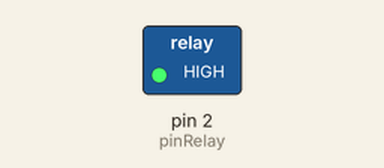
Bench run of a sketch on a simulated Arduino Uno, built with avr-gcc and run on an emulated ATmega328P. Parts: switched loads named in the sketch (green lamp = pin HIGH). Dashed ring = blinking.

Above: at 0.5 s.
Timing chart, 0 to 4.6 s (numbered marks = the images above):
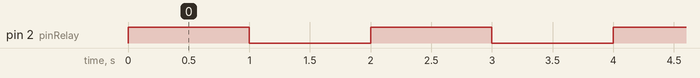

Measured:
- by itself, pin 2 (pinRelay): alternates HIGH for 1.0 s and LOW for 1.0 s

The sketch:

releyled.ino
```cpp
int pinRelay = 2;

void setup() {

  pinMode(pinRelay, OUTPUT);
}

void loop() {

  digitalWrite(pinRelay, HIGH);
  delay(1000);


  digitalWrite(pinRelay, LOW);
  delay(1000);
}
```
